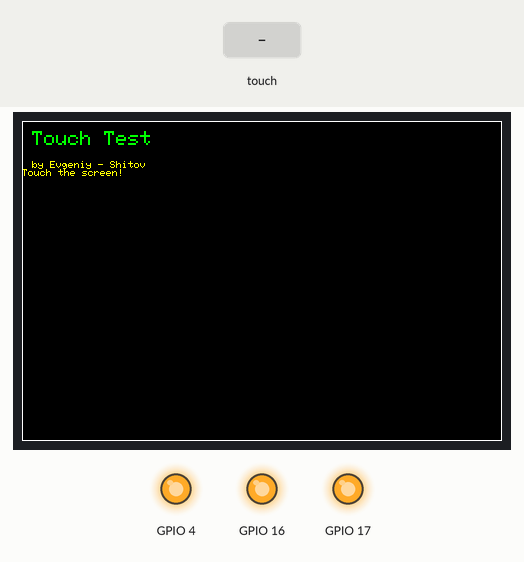
A sketch run on a simulated ESP32. On the bench: 480×320 colour display, output pins drawn as LEDs (lit = HIGH). Inputs (shaded band) come from the test bench. What the sketch prints to the serial monitor is not drawn.

Above: at 2.0 s.
2.1 s: screen touched at 13 % across, 10 % down
3.6 s: screen touched at 38 % across, 10 % down
Timing chart, 0 to 6.6 s (numbered marks = the images above; inputs shaded):
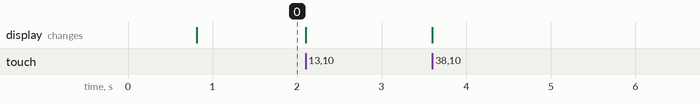

The sketch:

ESP32ExampleTouch35.ino
```cpp
#include <CYD-ESP32-3248S035R.h>

CYD_ESP32_3248S035R tft;

void setup() {
  Serial.begin(115200);
  delay(500);

  tft.init();
  tft.setRotation(1);
  // 定义并应用已有的校准数据
  uint16_t TouchCalibData[8] = { 3788, 3887, 3794, 148, 292, 3877, 261, 139 };
  tft.setTouchCalibrate(TouchCalibData);
  CYD_ESP32_3248S035R::initLED();

  tft.setBrightness(128);

  tft.fillScreen(TFT_BLACK);
  tft.setTextColor(TFT_GREEN, TFT_BLACK);
  tft.setTextSize(2);
  tft.setCursor(10, 10);
  tft.println("Touch Test");
  tft.setTextColor(TFT_YELLOW, TFT_BLACK);
  tft.setTextSize(1);
  tft.setCursor(10, 40);
  tft.println("by Evgeniy - Shitov");//https://github.com/EvgeniyNv86/CYD-ESP32-2432S028
  tft.println("Touch the screen!");
  tft.drawRect(0, 0, tft.width(), tft.height(), TFT_WHITE);

  Serial.println("Ready.");
}

void loop() {
  uint16_t x, y;
  if (tft.getTouch(&x, &y)) {
    tft.fillCircle(x, y, 4, TFT_RED);
    Serial.printf("x=%u y=%u\n", x, y);
    delay(1);
  }
}
```
